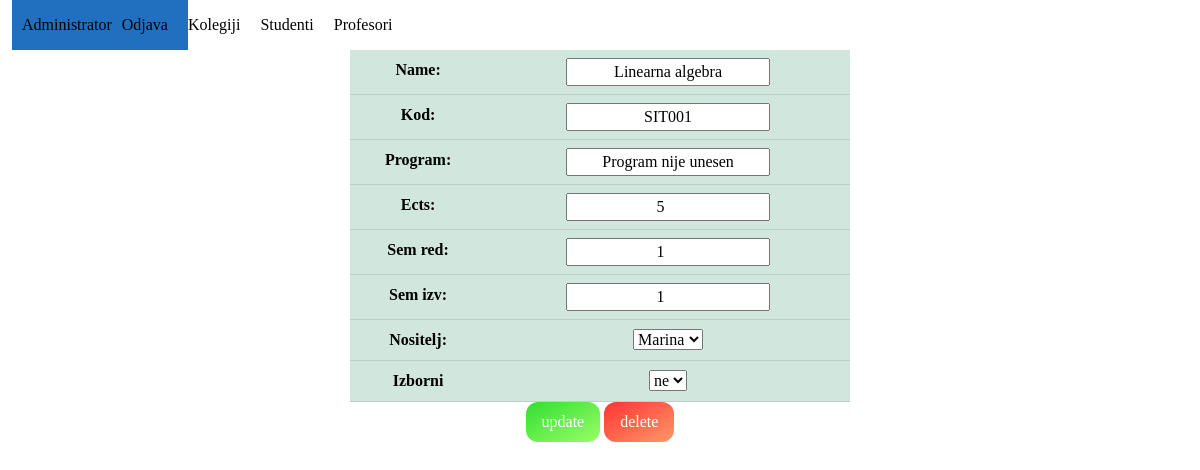
/editsubject/1 (signed in), run on the app's committed database.
### app_1/models.py (models this page shows, shortened)
class Predmeti(models.Model):
    IZBORNI = (('DA', 'da'), ('NE', 'ne'))
    name = models.CharField(max_length=50)
    kod = models.CharField(max_length=50)
    program = models.CharField(max_length=50)
    ects = models.IntegerField()
    sem_red = models.IntegerField()
    sem_izv = models.IntegerField()
    izborni = models.CharField(max_length=50, choices=IZBORNI)
    nositelj = models.ForeignKey(Korisnik, on_delete=models.CASCADE, blank=True, null=True)

### app_1/decorators.py (the view)
    def wrap(request, *args, **kwargs):
        korisnik = Korisnik.objects.get(pk=request.user.pk)
        if korisnik.role == 'adm' and korisnik.is_authenticated and korisnik.is_active:
            return function(request, *args, **kwargs)
        else:
            raise PermissionDenied

### app_1/forms.py
class PredmetiForma(forms.ModelForm):
    def __init__(self, *args, **kwargs):
        super(PredmetiForma, self).__init__(*args, **kwargs)
        self.fields.get('nositelj').queryset = Korisnik.objects.filter(role='prof')
    class Meta:
        model = Predmeti
        fields = ['name', 'kod', 'program', 'ects', 'sem_red', 'sem_izv', 'nositelj']

### app_1/views.py (called while the page is built)
@admin_required
def edit_subject(request, predmetId):
    predmet = Predmeti.objects.get(pk=predmetId)
    if request.method == "GET":
        forma = PredmetiForma(instance=predmet)
        return render(request, 'editsubject.html', {'form': forma, 'values': {'DA': 'da', 'NE': 'ne'}, 'selvalue': predmet.izborni} )
    elif "update" in request.POST:
        forma = PredmetiForma( request.POST, instance=predmet)
        if forma.is_valid():
            print("forma je validna", forma)
            forma.save()
            return redirect('adminpage')
    elif "delete" in request.POST:
        return render(request, 'confirmdeletion.html',{'data': predmetId, 'name_obj': 'predmet'})

### app_1/templates/editsubject.html (shortened to what this page needs)
{% extends 'adminpage.html' %}
{% block editsubject %}
<form method="post">
    <table class="table table-hover table-success predmeti center">
    {{form.as_table}}
        <th>Izborni</th>
        <td>
            <select id="izb" name="izborni">
            {% for key, val in values.items %}
            {% if val == selvalue %}
                <option value="{{ value }}" selected="selected">
                    {{val}}
                </option>
            {% else %}
                <option value="{{ value }}"> {{val}} </option>
            {% endif %}>
            {% endfor %}
            </select>
        </td>
    </table>
        <input type="submit" value="update" name="update" class="button-green">
        <input type="submit" value="delete" name="delete" class="button-red">
</form>
{% endblock %}

### app_1/static/css/style.css (style rules this page uses)
* { margin: 0; padding: 0; box-sizing: border-box; }
body { font-size: 16px; overflow-x: hidden; text-align: center; height: 100%; font-family: 'Times New Roman', Times, serif; }
.center { margin: auto; }
input { text-align: center; }
.predmeti { width: 500px; height: vh; font-family: 'Times New Roman', Times, serif }
.button-red { background: linear-gradient(to bottom right, #ff3333, #ff9966); border: 0; border-radius: 12px; color: #ffffff; cursor: pointer; display: inline-block; font-family: 'Times New Roman', Times, serif; font-size: 16px; font-weight: 500; line-height: 2.5; outline: transparent; padding: 0 1rem; text-align: center; text-decoration: none; transition: box-shadow 0.2s ease-in-out; user-select: none; -webkit-user-select: none; touch-action: manipulation; white-space: nowrap; }
.button-green { background: linear-gradient(to bottom right, #33dd33, #99ff66); border: 0; border-radius: 12px; color: #ffffff; cursor: pointer; display: inline-block; font-family: 'Times New Roman', Times, serif; font-size: 16px; font-weight: 500; line-height: 2.5; outline: transparent; padding: 0 1rem; text-align: center; text-decoration: none; transition: box-shadow 0.2s ease-in-out; user-select: none; -webkit-user-select: none; touch-action: manipulation; white-space: nowrap; }

### data on the page
Predmeti: name "Linearna algebra", kod "SIT001", program "Program nije unesen", ects "5", sem_red "1", sem_izv "1", nositelj "Marina", izborni "ne"
